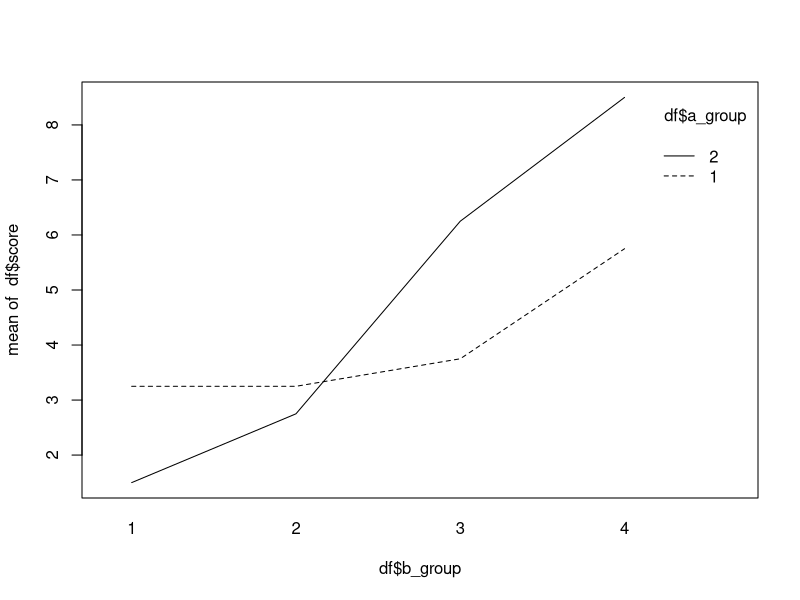

Generate this figure with R:
setwd(dirname(rstudioapi::getActiveDocumentContext()$path))
library(stats)
library(dplyr)
library(multcomp)


df <- read.csv('data/hw_13.csv')
df <- df %>% 
  mutate(a_group = as.factor(a_group),
         b_group = as.factor(b_group))
res <- lm(score~a_group*b_group, data = df)
summary(aov(res))
TukeyHSD(aov(res))

interaction.plot(df$b_group, df$a_group, df$score)

##22c
df <- df %>% 
  mutate(b_text = paste0('b', b_group),
         a_text = paste0('a', a_group),
         grp_text = paste0(a_text,b_text))
df$grp_text<-as.factor(df$grp_text)


K <- c(-.75,-.25,.25,.75,
       -.75,-.25,.25,.75)
mod <- lm(score~grp_text, data=df)
modSummary <- summary(mod)
modSummary
modPlanned <- glht(mod, linfct = mcp(grp_text = K))
#Dr. Lane's Est = 4.0625 and Std Err = 0.5502
#My estimates are exactly twice as big? Not sure why.
#I did get the same t stat and p-value
summary(modPlanned)
